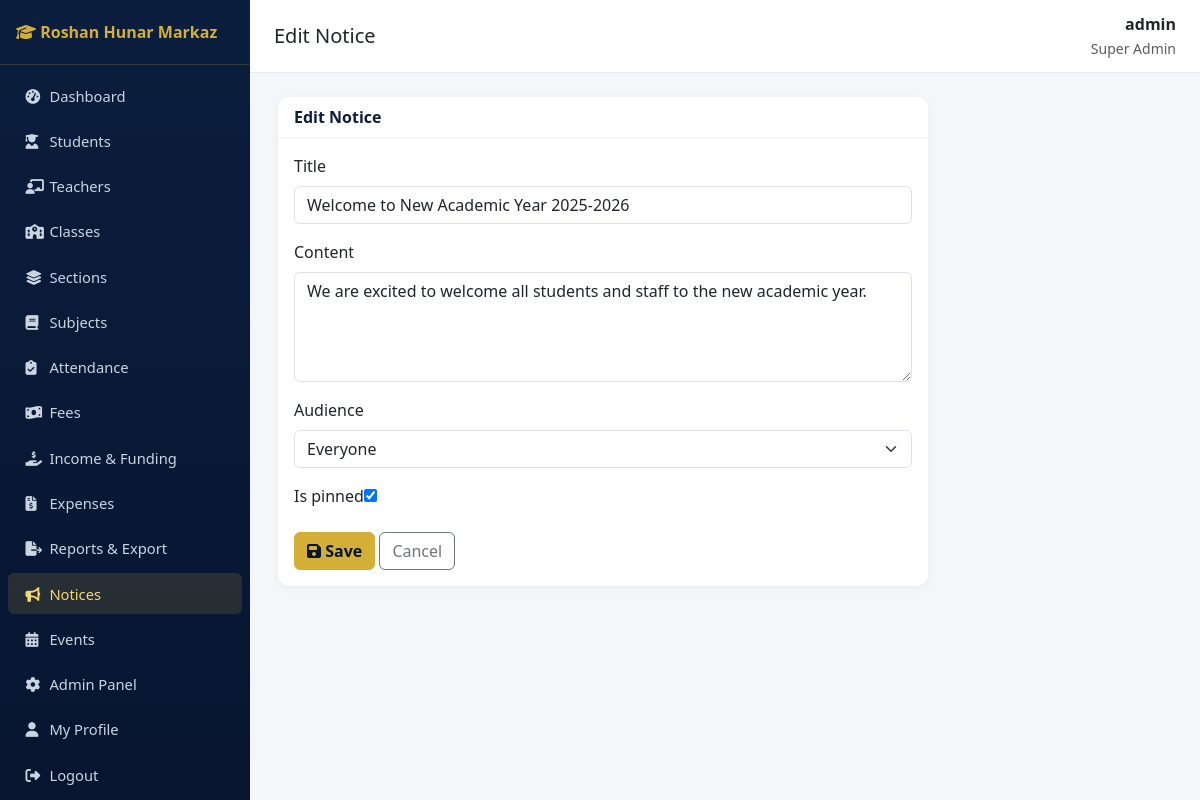
Page /notices/1/edit/ (signed in) on the committed database.
### accounts/models.py (models this page shows, shortened)
class User(AbstractUser):
    class Role(models.TextChoices):
        SUPER_ADMIN = "SUPER_ADMIN", "Super Admin"
        PRINCIPAL = "PRINCIPAL", "Principal"
        ADMIN = "ADMIN", "Admin"
        TEACHER = "TEACHER", "Teacher"
        STUDENT = "STUDENT", "Student"
        PARENT = "PARENT", "Parent"
        ACCOUNTANT = "ACCOUNTANT", "Accountant"
        LIBRARIAN = "LIBRARIAN", "Librarian"
        STAFF = "STAFF", "Staff"
    role = models.CharField(max_length=20, choices=Role.choices, default=Role.STUDENT)
    phone = models.CharField(max_length=20, blank=True)
    photo = models.ImageField(upload_to="profile_photos/", blank=True, null=True)

### notices/models.py (models this page shows, shortened)
class Notice(models.Model):
    class Audience(models.TextChoices):
        ALL = "ALL", "Everyone"
        TEACHERS = "TEACHERS", "Teachers"
        STUDENTS = "STUDENTS", "Students"
        PARENTS = "PARENTS", "Parents"
        STAFF = "STAFF", "Staff"
    title = models.CharField(max_length=200)
    content = models.TextField()
    audience = models.CharField(max_length=10, choices=Audience.choices, default=Audience.ALL)
    published_on = models.DateTimeField(auto_now_add=True)
    published_by = models.ForeignKey("accounts.User", on_delete=models.SET_NULL, null=True)
    is_pinned = models.BooleanField(default=False)
    class Meta:
        ordering = ["-is_pinned", "-published_on"]

### notices/views.py (the view)
# urls.py: path("<int:pk>/edit/", views.NoticeUpdateView.as_view(), name="edit"),
class NoticeUpdateView(RoleRequiredMixin, UpdateView):
    model = Notice
    form_class = NoticeForm
    template_name = "notices/generic_form.html"
    success_url = reverse_lazy("notices:list")
    extra_context = {"title": "Edit Notice"}
    allowed_roles = MANAGEMENT_ROLES

### notices/forms.py
class NoticeForm(forms.ModelForm):
    class Meta:
        model = Notice
        fields = ["title", "content", "audience", "is_pinned"]
        widgets = {
            "title": forms.TextInput(attrs={"class": "form-control"}),
            "content": forms.Textarea(attrs={"class": "form-control", "rows": 4}),
            "audience": forms.Select(attrs={"class": "form-select"}),
        }

### accounts/mixins.py (called while the page is built)
    def dispatch(self, request, *args, **kwargs):
        if not request.user.is_authenticated:
            return self.handle_no_permission()
        if request.user.is_superuser or request.user.role in self.allowed_roles:
            return super().dispatch(request, *args, **kwargs)
        raise PermissionDenied("You do not have permission to access this page.")

### sitepages/context_processors.py (called while the page is built)
def site_settings(request):
    return {"site_settings": SiteSettings.get_solo()}

### sitepages/models.py (called while the page is built)
    @classmethod
    def get_solo(cls):
        obj = cls.objects.first()
        if not obj:
            obj = cls.objects.create()
        return obj

### templates/notices/generic_form.html
{% extends "base.html" %}
{% block page_title %}{{ title }}{% endblock %}
{% block content %}
<div class="card" style="max-width:650px;">
  <div class="card-header">{{ title }}</div>
  <div class="card-body">
    <form method="post">{% csrf_token %}
      {% for field in form %}
        <div class="mb-3"><label class="form-label">{{ field.label }}</label>{{ field }}
        {% for error in field.errors %}<div class="text-danger small">{{ error }}</div>{% endfor %}</div>
      {% endfor %}
      <button class="btn btn-gold" type="submit"><i class="fa-solid fa-save"></i> Save</button>
      <a href="javascript:history.back()" class="btn btn-outline-secondary">Cancel</a>
    </form>
  </div>
</div>
{% endblock %}

### templates/base.html (shortened to what this page needs)
{% load static %}
<!DOCTYPE html>
<html lang="en">
<head>
<link href="https://cdn.jsdelivr.net/npm/bootstrap@5.3.3/dist/css/bootstrap.min.css" rel="stylesheet">
<link href="https://cdnjs.cloudflare.com/ajax/libs/font-awesome/6.5.1/css/all.min.css" rel="stylesheet">
<link href="{% static 'css/style.css' %}" rel="stylesheet">
</head>
<body>
<nav class="sidebar" id="sidebar">
  <div class="brand"><i class="fa-solid fa-graduation-cap"></i> Roshan Hunar Markaz</div>
  <ul class="nav flex-column py-2">
    {% if request.user.role in "STUDENT,PARENT" %}
      <li class="nav-item"><a class="nav-link {% if request.resolver_match.namespace == 'portal' %}active{% endif %}" href="{% url 'portal:home' %}"><i class="fa-solid fa-gauge-high"></i> My Portal</a></li>
      <li class="nav-item"><a class="nav-link {% if request.resolver_match.namespace == 'notices' and request.resolver_match.url_name == 'list' %}active{% endif %}" href="{% url 'notices:list' %}"><i class="fa-solid fa-bullhorn"></i> Notices</a></li>
      <li class="nav-item"><a class="nav-link" href="{% url 'notices:event_list' %}"><i class="fa-solid fa-calendar-days"></i> Events</a></li>
    {% else %}
      <li class="nav-item"><a class="nav-link {% if request.resolver_match.namespace == 'dashboard' %}active{% endif %}" href="{% url 'dashboard:index' %}"><i class="fa-solid fa-gauge-high"></i> Dashboard</a></li>
      <li class="nav-item"><a class="nav-link {% if request.resolver_match.namespace == 'students' %}active{% endif %}" href="{% url 'students:list' %}"><i class="fa-solid fa-user-graduate"></i> Students</a></li>
      {% if request.user.is_superuser or request.user.role in "SUPER_ADMIN,PRINCIPAL,ADMIN" %}
      <li class="nav-item"><a class="nav-link {% if request.resolver_match.namespace == 'teachers' %}active{% endif %}" href="{% url 'teachers:list' %}"><i class="fa-solid fa-chalkboard-user"></i> Teachers</a></li>
      <li class="nav-item"><a class="nav-link {% if request.resolver_match.url_name == 'class_list' %}active{% endif %}" href="{% url 'academics:class_list' %}"><i class="fa-solid fa-school"></i> Classes</a></li>
      <li class="nav-item"><a class="nav-link {% if request.resolver_match.url_name == 'section_list' %}active{% endif %}" href="{% url 'academics:section_list' %}"><i class="fa-solid fa-layer-group"></i> Sections</a></li>
      <li class="nav-item"><a class="nav-link {% if request.resolver_match.url_name == 'subject_list' %}active{% endif %}" href="{% url 'academics:subject_list' %}"><i class="fa-solid fa-book"></i> Subjects</a></li>
      {% endif %}
      <li class="nav-item"><a class="nav-link " href="{% url 'attendance:mark' %}"><i class="fa-solid fa-clipboard-check"></i> Attendance</a></li>
      {% if request.user.is_superuser or request.user.role in "SUPER_ADMIN,PRINCIPAL,ADMIN,ACCOUNTANT" %}
      <li class="nav-item"><a class="nav-link {% if request.resolver_match.url_name == 'payment_list' %}active{% endif %}" href="{% url 'fees:payment_list' %}"><i class="fa-solid fa-money-bill-wave"></i> Fees</a></li>
      <li class="nav-item"><a class="nav-link {% if request.resolver_match.url_name == 'income_list' %}active{% endif %}" href="{% url 'fees:income_list' %}"><i class="fa-solid fa-hand-holding-dollar"></i> Income &amp; Funding</a></li>
      <li class="nav-item"><a class="nav-link {% if request.resolver_match.url_name == 'expense_list' %}active{% endif %}" href="{% url 'fees:expense_list' %}"><i class="fa-solid fa-file-invoice-dollar"></i> Expenses</a></li>
      {% endif %}
      {% if request.user.is_superuser or request.user.role in "SUPER_ADMIN,PRINCIPAL,ADMIN,ACCOUNTANT" %}
      <li class="nav-item"><a class="nav-link {% if request.resolver_match.namespace == 'reports' %}active{% endif %}" href="{% url 'reports:index' %}"><i class="fa-solid fa-file-export"></i> Reports &amp; Export</a></li>
      {% endif %}
      <li class="nav-item"><a class="nav-link {% if request.resolver_match.namespace == 'notices' %}active{% endif %}" href="{% url 'notices:list' %}"><i class="fa-solid fa-bullhorn"></i> Notices</a></li>
      <li class="nav-item"><a class="nav-link" href="{% url 'notices:event_list' %}"><i class="fa-solid fa-calendar-days"></i> Events</a></li>
      {% if request.user.is_superuser %}<li class="nav-item"><a class="nav-link" href="/admin/"><i class="fa-solid fa-gear"></i> Admin Panel</a></li>{% endif %}
    {% endif %}
    <li class="nav-item"><a class="nav-link" href="{% url 'accounts:profile' %}"><i class="fa-solid fa-user"></i> My Profile</a></li>
    <li class="nav-item"><a class="nav-link" href="{% url 'accounts:logout' %}"><i class="fa-solid fa-right-from-bracket"></i> Logout</a></li>
  </ul>
</nav>
<div class="main-content">
  <div class="topbar">
    <h5 class="mb-0">{% block page_title %}Dashboard{% endblock %}</h5>
    <div class="text-end">
      <div class="fw-semibold">{{ request.user.get_full_name|default:request.user.username }}</div>
      <small class="text-muted">{{ request.user.get_role_display }}</small>
    </div>
  </div>
  {% block content %}{% endblock %}
</div>
</body>
</html>

### static/css/style.css (style rules this page uses)
:root { --navy: #0b1e3d; --navy-dark: #071530; --gold: #d4af37; --gold-light: #f0d878; --bg: #f4f6fa; }
body { background: var(--bg); font-family: 'Segoe UI', Roboto, sans-serif; }
.sidebar { background: linear-gradient(180deg, var(--navy) 0%, var(--navy-dark) 100%); min-height: 100vh; width: 250px; position: fixed; top: 0; left: 0; z-index: 1030; }
.sidebar .brand { color: var(--gold); font-weight: 700; padding: 1.25rem 1rem; border-bottom: 1px solid rgba(212,175,55,.2); }
.sidebar .nav-link { color: #cbd5e1; padding: .6rem 1.1rem; border-radius: 6px; margin: 2px 8px; font-size: .92rem; }
.sidebar .nav-link.active, .sidebar .nav-link:hover { background: rgba(212,175,55,.15); color: var(--gold-light); }
.sidebar .nav-link i { width: 20px; }
.main-content { margin-left: 250px; padding: 1.5rem 1.75rem; }
.topbar { background: #fff; border-bottom: 1px solid #e5e9f0; padding: .75rem 1.5rem; margin: -1.5rem -1.75rem 1.5rem -1.75rem; display: flex; justify-content: space-between; align-items: center; }
.card { border: none; border-radius: 12px; box-shadow: 0 2px 10px rgba(0,0,0,.05); }
.card-header { background: #fff; border-bottom: 1px solid #eef0f4; font-weight: 600; color: var(--navy); border-radius: 12px 12px 0 0 !important; }
.btn-gold { background: var(--gold); border-color: var(--gold); color: var(--navy-dark); font-weight: 600; }

### rows in the picture
User: user.get_full_name "admin", user.role "Super Admin"
Notice: form "Welcome to New Academic Year 2025-2026" "We are excited to welcome all students and staff to the new academic year." "Everyone" "☑"

### other values in the picture
{{ title }} "Edit Notice"
{{ field.label }} "Title" "Content" "Audience" "Is pinned"
